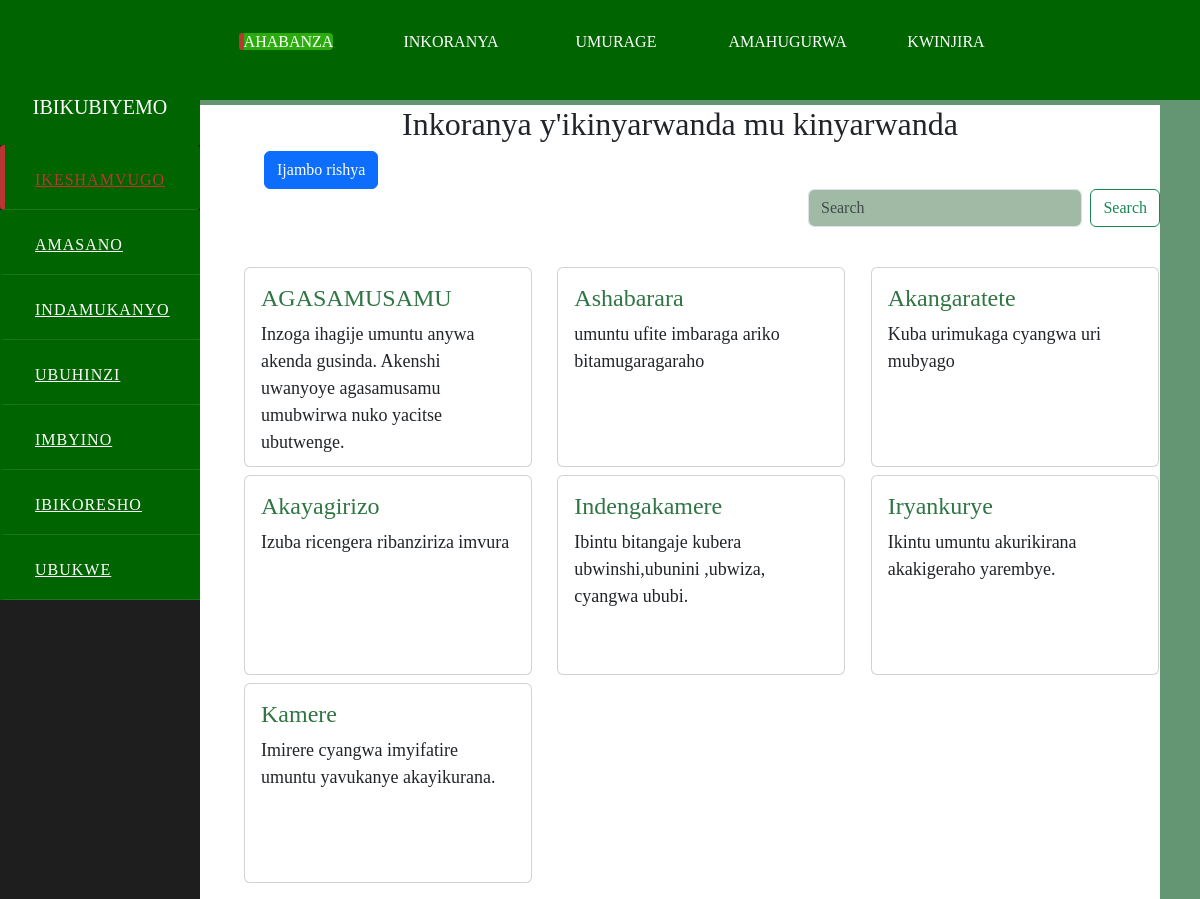
The app's page /inkoranya/ with its own data.
### core_advert/models.py (models this page shows, shortened)
class Inkoranya(models.Model):
    name=models.CharField(max_length=200)
    description= models.CharField(max_length=200)

### core_advert/views.py (the view)
# urls.py: path('inkoranya/', views.inkoranya, name="inkoranya"),
def inkoranya(request):
    inkoranya=Inkoranya.objects.all()
    return render(request, 'inkoranya.html',{ 'inkoranya':inkoranya })

### core_advert/templates/inkoranya.html
{% extends 'base.html' %}
{% load static %}
{% block content %}
<center><h2>Inkoranya y'ikinyarwanda mu kinyarwanda</h2></center>
<a href="{% url 'upload_inkoranya' %}" class="btn btn-primary" style="margin-left:4rem ;">Ijambo rishya</a>
<form class="d-flex" method="GET" action="{% url 'search' %}" style= "padding-left:38rem; padding-bottom: 2rem; ">
    <input class="form-control me-2" style="width: 20rem;background-color: rgba(6, 74, 20, 0.379); color: #fff;" name="q" type="text" placeholder="Search" aria-label="Search">
    <button class="btn btn-outline-success" type="submit">Search</button>
  </form>
  <div class="row" style="margin-left: 2rem; padding-bottom: 1rem;">
    {% for Inkoranya in inkoranya %}
    <div class="col" style="padding-top: 0.5rem;">
        <div class="card" style="width: 18rem; height: 200px" >
            <div class="card-body">
              <h4 class="card-title" style="color: #307544;">{{Inkoranya.name}}</h4>
              <p class="card-text" style="font-size: 18px;">{{Inkoranya.description}}</p>
            </div>
          </div>
    </div>
    {% endfor %}
  </div>
{% endblock %}

### core_advert/static/style.css (style rules this page uses)
* { margin: 0; padding: 0; text-decoration: none; }

### core_advert/templates/base.html (style rules this page uses)
body { padding: 0; margin: 0; box-sizing: border-box; font-family: 'Times New Roman', Times, serif; background: #659674; }

### records on screen
Inkoranya: name "AGASAMUSAMU", description "Inzoga ihagije umuntu anywa akenda gusinda. Akenshi uwanyoye agasamusamu umubwirwa nuko yacitse ubutwenge."
Inkoranya: name "Ashabarara", description "umuntu ufite imbaraga ariko bitamugaragaraho"
Inkoranya: name "Akangaratete", description "Kuba urimukaga cyangwa uri mubyago"
Inkoranya: name "Akayagirizo", description "Izuba ricengera ribanziriza imvura"
Inkoranya: name "Indengakamere", description "Ibintu bitangaje kubera ubwinshi,ubunini ,ubwiza, cyangwa ububi."
Inkoranya: name "Iryankurye", description "Ikintu umuntu akurikirana akakigeraho yarembye."
Inkoranya: name "Kamere", description "Imirere cyangwa imyifatire umuntu yavukanye akayikurana."
